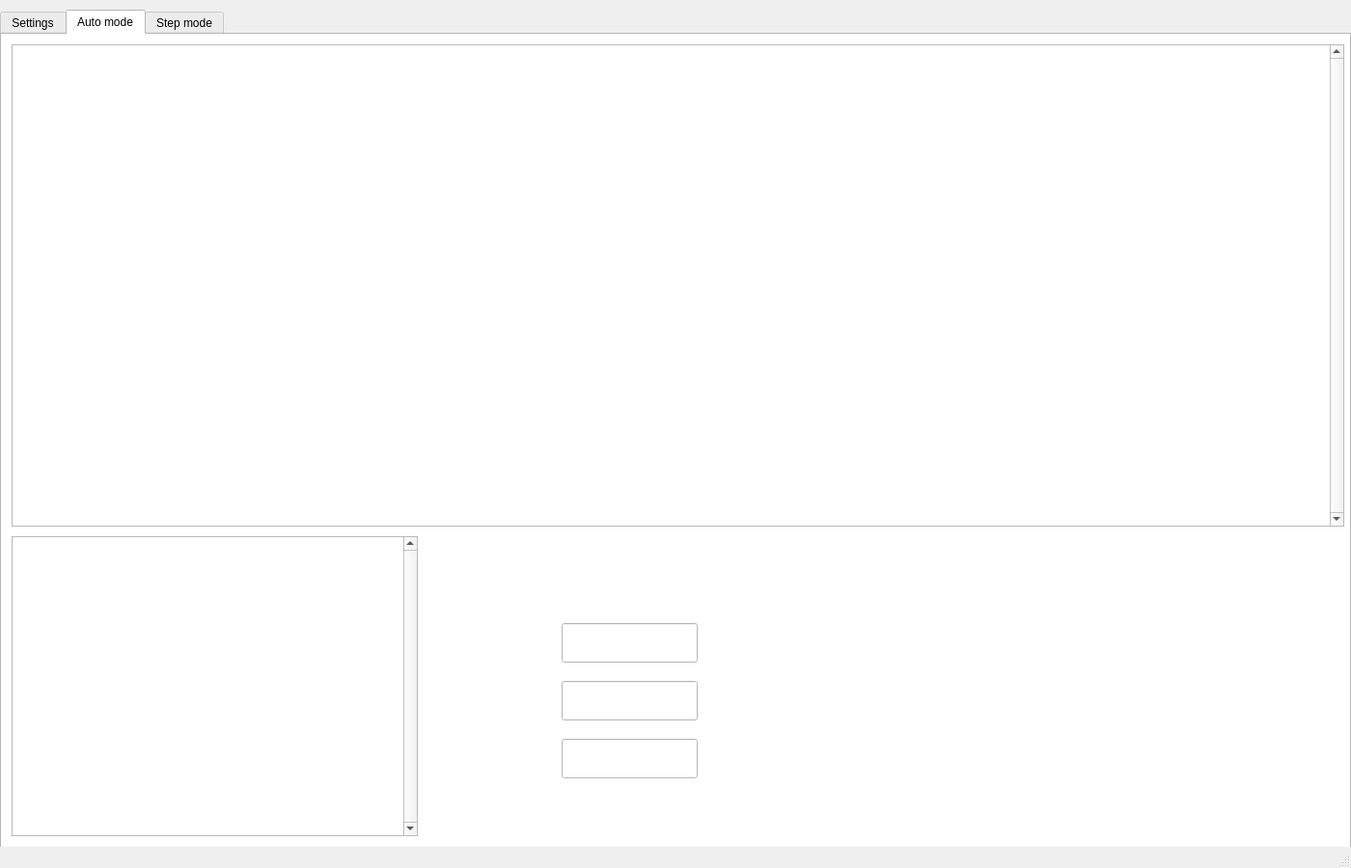
<?xml version="1.0" encoding="UTF-8"?>
<ui version="4.0">
 <class>MainWindow</class>
 <widget class="QMainWindow" name="MainWindow">
  <property name="geometry">
   <rect>
    <x>0</x>
    <y>0</y>
    <width>1400</width>
    <height>900</height>
   </rect>
  </property>
  <property name="windowTitle">
   <string>MainWindow</string>
  </property>
  <widget class="QWidget" name="centralwidget">
   <widget class="QTabWidget" name="tabWidget">
    <property name="geometry">
     <rect>
      <x>0</x>
      <y>10</y>
      <width>1400</width>
      <height>900</height>
     </rect>
    </property>
    <property name="maximumSize">
     <size>
      <width>16777215</width>
      <height>16777215</height>
     </size>
    </property>
    <property name="palette">
     <palette>
      <active>
       <colorrole role="WindowText">
        <brush brushstyle="SolidPattern">
         <color alpha="255">
          <red>0</red>
          <green>0</green>
          <blue>0</blue>
         </color>
        </brush>
       </colorrole>
       <colorrole role="Button">
        <brush brushstyle="SolidPattern">
         <color alpha="255">
          <red>255</red>
          <green>255</green>
          <blue>255</blue>
         </color>
        </brush>
       </colorrole>
       <colorrole role="Light">
        <brush brushstyle="SolidPattern">
         <color alpha="255">
          <red>255</red>
          <green>255</green>
          <blue>255</blue>
         </color>
        </brush>
       </colorrole>
       <colorrole role="Midlight">
        <brush brushstyle="SolidPattern">
         <color alpha="255">
          <red>255</red>
          <green>255</green>
          <blue>255</blue>
         </color>
        </brush>
       </colorrole>
       <colorrole role="Dark">
        <brush brushstyle="SolidPattern">
         <color alpha="255">
          <red>127</red>
          <green>127</green>
          <blue>127</blue>
         </color>
        </brush>
       </colorrole>
       <colorrole role="Mid">
        <brush brushstyle="SolidPattern">
         <color alpha="255">
          <red>170</red>
          <green>170</green>
          <blue>170</blue>
         </color>
        </brush>
       </colorrole>
       <colorrole role="Text">
        <brush brushstyle="SolidPattern">
         <color alpha="255">
          <red>0</red>
          <green>0</green>
          <blue>0</blue>
         </color>
        </brush>
       </colorrole>
       <colorrole role="BrightText">
        <brush brushstyle="SolidPattern">
         <color alpha="255">
          <red>255</red>
          <green>255</green>
          <blue>255</blue>
         </color>
        </brush>
       </colorrole>
       <colorrole role="ButtonText">
        <brush brushstyle="SolidPattern">
         <color alpha="255">
          <red>0</red>
          <green>0</green>
          <blue>0</blue>
         </color>
        </brush>
       </colorrole>
       <colorrole role="Base">
        <brush brushstyle="SolidPattern">
         <color alpha="255">
          <red>255</red>
          <green>255</green>
          <blue>255</blue>
         </color>
        </brush>
       </colorrole>
       <colorrole role="Window">
        <brush brushstyle="SolidPattern">
         <color alpha="255">
          <red>255</red>
          <green>255</green>
          <blue>255</blue>
         </color>
        </brush>
       </colorrole>
       <colorrole role="Shadow">
        <brush brushstyle="SolidPattern">
         <color alpha="255">
          <red>0</red>
          <green>0</green>
          <blue>0</blue>
         </color>
        </brush>
       </colorrole>
       <colorrole role="AlternateBase">
        <brush brushstyle="SolidPattern">
         <color alpha="255">
          <red>255</red>
          <green>255</green>
          <blue>255</blue>
         </color>
        </brush>
       </colorrole>
       <colorrole role="ToolTipBase">
        <brush brushstyle="SolidPattern">
         <color alpha="255">
          <red>255</red>
          <green>255</green>
          <blue>220</blue>
         </color>
        </brush>
       </colorrole>
       <colorrole role="ToolTipText">
        <brush brushstyle="SolidPattern">
         <color alpha="255">
          <red>0</red>
          <green>0</green>
          <blue>0</blue>
         </color>
        </brush>
       </colorrole>
       <colorrole role="PlaceholderText">
        <brush brushstyle="SolidPattern">
         <color alpha="128">
          <red>0</red>
          <green>0</green>
          <blue>0</blue>
         </color>
        </brush>
       </colorrole>
      </active>
      <inactive>
       <colorrole role="WindowText">
        <brush brushstyle="SolidPattern">
         <color alpha="255">
          <red>0</red>
          <green>0</green>
          <blue>0</blue>
         </color>
        </brush>
       </colorrole>
       <colorrole role="Button">
        <brush brushstyle="SolidPattern">
         <color alpha="255">
          <red>255</red>
          <green>255</green>
          <blue>255</blue>
         </color>
        </brush>
       </colorrole>
       <colorrole role="Light">
        <brush brushstyle="SolidPattern">
         <color alpha="255">
          <red>255</red>
          <green>255</green>
          <blue>255</blue>
         </color>
        </brush>
       </colorrole>
       <colorrole role="Midlight">
        <brush brushstyle="SolidPattern">
         <color alpha="255">
          <red>255</red>
          <green>255</green>
          <blue>255</blue>
         </color>
        </brush>
       </colorrole>
       <colorrole role="Dark">
        <brush brushstyle="SolidPattern">
         <color alpha="255">
          <red>127</red>
          <green>127</green>
          <blue>127</blue>
         </color>
        </brush>
       </colorrole>
       <colorrole role="Mid">
        <brush brushstyle="SolidPattern">
         <color alpha="255">
          <red>170</red>
          <green>170</green>
          <blue>170</blue>
         </color>
        </brush>
       </colorrole>
       <colorrole role="Text">
        <brush brushstyle="SolidPattern">
         <color alpha="255">
          <red>0</red>
          <green>0</green>
          <blue>0</blue>
         </color>
        </brush>
       </colorrole>
       <colorrole role="BrightText">
        <brush brushstyle="SolidPattern">
         <color alpha="255">
          <red>255</red>
          <green>255</green>
          <blue>255</blue>
         </color>
        </brush>
       </colorrole>
       <colorrole role="ButtonText">
        <brush brushstyle="SolidPattern">
         <color alpha="255">
          <red>0</red>
          <green>0</green>
          <blue>0</blue>
         </color>
        </brush>
       </colorrole>
       <colorrole role="Base">
        <brush brushstyle="SolidPattern">
         <color alpha="255">
          <red>255</red>
          <green>255</green>
          <blue>255</blue>
         </color>
        </brush>
       </colorrole>
       <colorrole role="Window">
        <brush brushstyle="SolidPattern">
         <color alpha="255">
          <red>255</red>
          <green>255</green>
          <blue>255</blue>
         </color>
        </brush>
       </colorrole>
       <colorrole role="Shadow">
        <brush brushstyle="SolidPattern">
         <color alpha="255">
          <red>0</red>
          <green>0</green>
          <blue>0</blue>
         </color>
        </brush>
       </colorrole>
       <colorrole role="AlternateBase">
        <brush brushstyle="SolidPattern">
         <color alpha="255">
          <red>255</red>
          <green>255</green>
          <blue>255</blue>
         </color>
        </brush>
       </colorrole>
       <colorrole role="ToolTipBase">
        <brush brushstyle="SolidPattern">
         <color alpha="255">
          <red>255</red>
          <green>255</green>
          <blue>220</blue>
         </color>
        </brush>
       </colorrole>
       <colorrole role="ToolTipText">
        <brush brushstyle="SolidPattern">
         <color alpha="255">
          <red>0</red>
          <green>0</green>
          <blue>0</blue>
         </color>
        </brush>
       </colorrole>
       <colorrole role="PlaceholderText">
        <brush brushstyle="SolidPattern">
         <color alpha="128">
          <red>0</red>
          <green>0</green>
          <blue>0</blue>
         </color>
        </brush>
       </colorrole>
      </inactive>
      <disabled>
       <colorrole role="WindowText">
        <brush brushstyle="SolidPattern">
         <color alpha="255">
          <red>127</red>
          <green>127</green>
          <blue>127</blue>
         </color>
        </brush>
       </colorrole>
       <colorrole role="Button">
        <brush brushstyle="SolidPattern">
         <color alpha="255">
          <red>255</red>
          <green>255</green>
          <blue>255</blue>
         </color>
        </brush>
       </colorrole>
       <colorrole role="Light">
        <brush brushstyle="SolidPattern">
         <color alpha="255">
          <red>255</red>
          <green>255</green>
          <blue>255</blue>
         </color>
        </brush>
       </colorrole>
       <colorrole role="Midlight">
        <brush brushstyle="SolidPattern">
         <color alpha="255">
          <red>255</red>
          <green>255</green>
          <blue>255</blue>
         </color>
        </brush>
       </colorrole>
       <colorrole role="Dark">
        <brush brushstyle="SolidPattern">
         <color alpha="255">
          <red>127</red>
          <green>127</green>
          <blue>127</blue>
         </color>
        </brush>
       </colorrole>
       <colorrole role="Mid">
        <brush brushstyle="SolidPattern">
         <color alpha="255">
          <red>170</red>
          <green>170</green>
          <blue>170</blue>
         </color>
        </brush>
       </colorrole>
       <colorrole role="Text">
        <brush brushstyle="SolidPattern">
         <color alpha="255">
          <red>127</red>
          <green>127</green>
          <blue>127</blue>
         </color>
        </brush>
       </colorrole>
       <colorrole role="BrightText">
        <brush brushstyle="SolidPattern">
         <color alpha="255">
          <red>255</red>
          <green>255</green>
          <blue>255</blue>
         </color>
        </brush>
       </colorrole>
       <colorrole role="ButtonText">
        <brush brushstyle="SolidPattern">
         <color alpha="255">
          <red>127</red>
          <green>127</green>
          <blue>127</blue>
         </color>
        </brush>
       </colorrole>
       <colorrole role="Base">
        <brush brushstyle="SolidPattern">
         <color alpha="255">
          <red>255</red>
          <green>255</green>
          <blue>255</blue>
         </color>
        </brush>
       </colorrole>
       <colorrole role="Window">
        <brush brushstyle="SolidPattern">
         <color alpha="255">
          <red>255</red>
          <green>255</green>
          <blue>255</blue>
         </color>
        </brush>
       </colorrole>
       <colorrole role="Shadow">
        <brush brushstyle="SolidPattern">
         <color alpha="255">
          <red>0</red>
          <green>0</green>
          <blue>0</blue>
         </color>
        </brush>
       </colorrole>
       <colorrole role="AlternateBase">
        <brush brushstyle="SolidPattern">
         <color alpha="255">
          <red>255</red>
          <green>255</green>
          <blue>255</blue>
         </color>
        </brush>
       </colorrole>
       <colorrole role="ToolTipBase">
        <brush brushstyle="SolidPattern">
         <color alpha="255">
          <red>255</red>
          <green>255</green>
          <blue>220</blue>
         </color>
        </brush>
       </colorrole>
       <colorrole role="ToolTipText">
        <brush brushstyle="SolidPattern">
         <color alpha="255">
          <red>0</red>
          <green>0</green>
          <blue>0</blue>
         </color>
        </brush>
       </colorrole>
       <colorrole role="PlaceholderText">
        <brush brushstyle="SolidPattern">
         <color alpha="128">
          <red>0</red>
          <green>0</green>
          <blue>0</blue>
         </color>
        </brush>
       </colorrole>
      </disabled>
     </palette>
    </property>
    <property name="currentIndex">
     <number>1</number>
    </property>
    <widget class="QWidget" name="tab">
     <attribute name="title">
      <string>Settings</string>
     </attribute>
     <widget class="QLineEdit" name="requestQuantity">
      <property name="geometry">
       <rect>
        <x>540</x>
        <y>30</y>
        <width>121</width>
        <height>31</height>
       </rect>
      </property>
      <property name="sizePolicy">
       <sizepolicy hsizetype="Expanding" vsizetype="Expanding">
        <horstretch>0</horstretch>
        <verstretch>0</verstretch>
       </sizepolicy>
      </property>
      <property name="font">
       <font>
        <pointsize>11</pointsize>
       </font>
      </property>
      <property name="styleSheet">
       <string notr="true">background-color: rgb(255, 255, 255);</string>
      </property>
      <property name="text">
       <string>Requests</string>
      </property>
      <property name="readOnly">
       <bool>true</bool>
      </property>
     </widget>
     <widget class="QLineEdit" name="sourseQuantity">
      <property name="geometry">
       <rect>
        <x>540</x>
        <y>90</y>
        <width>121</width>
        <height>31</height>
       </rect>
      </property>
      <property name="sizePolicy">
       <sizepolicy hsizetype="Expanding" vsizetype="Expanding">
        <horstretch>0</horstretch>
        <verstretch>0</verstretch>
       </sizepolicy>
      </property>
      <property name="font">
       <font>
        <pointsize>11</pointsize>
       </font>
      </property>
      <property name="styleSheet">
       <string notr="true">background-color: rgb(255, 255, 255);</string>
      </property>
      <property name="text">
       <string>Sources</string>
      </property>
      <property name="readOnly">
       <bool>true</bool>
      </property>
     </widget>
     <widget class="QLineEdit" name="bufferSize_1">
      <property name="geometry">
       <rect>
        <x>540</x>
        <y>150</y>
        <width>121</width>
        <height>31</height>
       </rect>
      </property>
      <property name="sizePolicy">
       <sizepolicy hsizetype="Expanding" vsizetype="Expanding">
        <horstretch>0</horstretch>
        <verstretch>0</verstretch>
       </sizepolicy>
      </property>
      <property name="font">
       <font>
        <pointsize>11</pointsize>
       </font>
      </property>
      <property name="styleSheet">
       <string notr="true">background-color: rgb(255, 255, 255);</string>
      </property>
      <property name="text">
       <string>Buffer size</string>
      </property>
      <property name="readOnly">
       <bool>true</bool>
      </property>
     </widget>
     <widget class="QLineEdit" name="deviceQuantity">
      <property name="geometry">
       <rect>
        <x>540</x>
        <y>210</y>
        <width>121</width>
        <height>31</height>
       </rect>
      </property>
      <property name="sizePolicy">
       <sizepolicy hsizetype="Expanding" vsizetype="Expanding">
        <horstretch>0</horstretch>
        <verstretch>0</verstretch>
       </sizepolicy>
      </property>
      <property name="font">
       <font>
        <pointsize>11</pointsize>
       </font>
      </property>
      <property name="styleSheet">
       <string notr="true">background-color: rgb(255, 255, 255);</string>
      </property>
      <property name="text">
       <string>Devices</string>
      </property>
      <property name="readOnly">
       <bool>true</bool>
      </property>
     </widget>
     <widget class="QLineEdit" name="lambdaT">
      <property name="geometry">
       <rect>
        <x>540</x>
        <y>270</y>
        <width>121</width>
        <height>31</height>
       </rect>
      </property>
      <property name="font">
       <font>
        <pointsize>11</pointsize>
        <weight>50</weight>
        <bold>false</bold>
       </font>
      </property>
      <property name="styleSheet">
       <string notr="true">background-color: rgb(255, 255, 255);</string>
      </property>
      <property name="text">
       <string>Lambda</string>
      </property>
      <property name="alignment">
       <set>Qt::AlignLeading|Qt::AlignLeft|Qt::AlignVCenter</set>
      </property>
      <property name="readOnly">
       <bool>true</bool>
      </property>
     </widget>
     <widget class="QLineEdit" name="ABT">
      <property name="geometry">
       <rect>
        <x>540</x>
        <y>330</y>
        <width>121</width>
        <height>31</height>
       </rect>
      </property>
      <property name="font">
       <font>
        <pointsize>11</pointsize>
        <weight>50</weight>
        <bold>false</bold>
       </font>
      </property>
      <property name="styleSheet">
       <string notr="true">background-color: rgb(255, 255, 255);</string>
      </property>
      <property name="text">
       <string>Alpha</string>
      </property>
      <property name="alignment">
       <set>Qt::AlignLeading|Qt::AlignLeft|Qt::AlignVCenter</set>
      </property>
      <property name="readOnly">
       <bool>true</bool>
      </property>
     </widget>
     <widget class="QLineEdit" name="ABT_2">
      <property name="geometry">
       <rect>
        <x>540</x>
        <y>390</y>
        <width>121</width>
        <height>31</height>
       </rect>
      </property>
      <property name="font">
       <font>
        <pointsize>11</pointsize>
        <weight>50</weight>
        <bold>false</bold>
       </font>
      </property>
      <property name="styleSheet">
       <string notr="true">background-color: rgb(255, 255, 255);</string>
      </property>
      <property name="text">
       <string>Beta</string>
      </property>
      <property name="alignment">
       <set>Qt::AlignLeading|Qt::AlignLeft|Qt::AlignVCenter</set>
      </property>
      <property name="readOnly">
       <bool>true</bool>
      </property>
     </widget>
     <widget class="QLineEdit" name="requestAmount">
      <property name="geometry">
       <rect>
        <x>720</x>
        <y>30</y>
        <width>89</width>
        <height>31</height>
       </rect>
      </property>
      <property name="sizePolicy">
       <sizepolicy hsizetype="Expanding" vsizetype="Expanding">
        <horstretch>0</horstretch>
        <verstretch>0</verstretch>
       </sizepolicy>
      </property>
      <property name="font">
       <font>
        <pointsize>11</pointsize>
        <weight>50</weight>
        <bold>false</bold>
       </font>
      </property>
      <property name="styleSheet">
       <string notr="true">background-color: rgb(255, 255, 255);</string>
      </property>
      <property name="text">
       <string>700</string>
      </property>
      <property name="alignment">
       <set>Qt::AlignCenter</set>
      </property>
     </widget>
     <widget class="QLineEdit" name="sourceAmount">
      <property name="geometry">
       <rect>
        <x>720</x>
        <y>90</y>
        <width>89</width>
        <height>31</height>
       </rect>
      </property>
      <property name="sizePolicy">
       <sizepolicy hsizetype="Expanding" vsizetype="Expanding">
        <horstretch>0</horstretch>
        <verstretch>0</verstretch>
       </sizepolicy>
      </property>
      <property name="font">
       <font>
        <pointsize>11</pointsize>
        <weight>50</weight>
        <bold>false</bold>
       </font>
      </property>
      <property name="styleSheet">
       <string notr="true">background-color: rgb(255, 255, 255);</string>
      </property>
      <property name="text">
       <string>5</string>
      </property>
      <property name="alignment">
       <set>Qt::AlignCenter</set>
      </property>
     </widget>
     <widget class="QLineEdit" name="bufferSize">
      <property name="geometry">
       <rect>
        <x>720</x>
        <y>150</y>
        <width>89</width>
        <height>31</height>
       </rect>
      </property>
      <property name="sizePolicy">
       <sizepolicy hsizetype="Expanding" vsizetype="Expanding">
        <horstretch>0</horstretch>
        <verstretch>0</verstretch>
       </sizepolicy>
      </property>
      <property name="font">
       <font>
        <pointsize>11</pointsize>
        <weight>50</weight>
        <bold>false</bold>
       </font>
      </property>
      <property name="styleSheet">
       <string notr="true">background-color: rgb(255, 255, 255);</string>
      </property>
      <property name="text">
       <string>5</string>
      </property>
      <property name="alignment">
       <set>Qt::AlignCenter</set>
      </property>
     </widget>
     <widget class="QLineEdit" name="deviceAmount">
      <property name="geometry">
       <rect>
        <x>720</x>
        <y>210</y>
        <width>89</width>
        <height>31</height>
       </rect>
      </property>
      <property name="sizePolicy">
       <sizepolicy hsizetype="Expanding" vsizetype="Expanding">
        <horstretch>0</horstretch>
        <verstretch>0</verstretch>
       </sizepolicy>
      </property>
      <property name="font">
       <font>
        <pointsize>11</pointsize>
        <weight>50</weight>
        <bold>false</bold>
       </font>
      </property>
      <property name="styleSheet">
       <string notr="true">background-color: rgb(255, 255, 255);</string>
      </property>
      <property name="text">
       <string>5</string>
      </property>
      <property name="alignment">
       <set>Qt::AlignCenter</set>
      </property>
     </widget>
     <widget class="QLineEdit" name="lambda">
      <property name="geometry">
       <rect>
        <x>720</x>
        <y>270</y>
        <width>91</width>
        <height>31</height>
       </rect>
      </property>
      <property name="sizePolicy">
       <sizepolicy hsizetype="Expanding" vsizetype="Expanding">
        <horstretch>0</horstretch>
        <verstretch>0</verstretch>
       </sizepolicy>
      </property>
      <property name="font">
       <font>
        <pointsize>11</pointsize>
        <weight>50</weight>
        <bold>false</bold>
       </font>
      </property>
      <property name="styleSheet">
       <string notr="true">background-color: rgb(255, 255, 255);</string>
      </property>
      <property name="text">
       <string>1.2</string>
      </property>
      <property name="alignment">
       <set>Qt::AlignCenter</set>
      </property>
     </widget>
     <widget class="QLineEdit" name="alpha">
      <property name="geometry">
       <rect>
        <x>720</x>
        <y>330</y>
        <width>91</width>
        <height>31</height>
       </rect>
      </property>
      <property name="sizePolicy">
       <sizepolicy hsizetype="Expanding" vsizetype="Expanding">
        <horstretch>0</horstretch>
        <verstretch>0</verstretch>
       </sizepolicy>
      </property>
      <property name="font">
       <font>
        <pointsize>11</pointsize>
        <weight>50</weight>
        <bold>false</bold>
       </font>
      </property>
      <property name="styleSheet">
       <string notr="true">background-color: rgb(255, 255, 255);</string>
      </property>
      <property name="text">
       <string>0.5</string>
      </property>
      <property name="alignment">
       <set>Qt::AlignCenter</set>
      </property>
     </widget>
     <widget class="QLineEdit" name="beta">
      <property name="geometry">
       <rect>
        <x>720</x>
        <y>390</y>
        <width>89</width>
        <height>31</height>
       </rect>
      </property>
      <property name="sizePolicy">
       <sizepolicy hsizetype="Expanding" vsizetype="Expanding">
        <horstretch>0</horstretch>
        <verstretch>0</verstretch>
       </sizepolicy>
      </property>
      <property name="font">
       <font>
        <pointsize>11</pointsize>
        <weight>50</weight>
        <bold>false</bold>
       </font>
      </property>
      <property name="styleSheet">
       <string notr="true">background-color: rgb(255, 255, 255);</string>
      </property>
      <property name="text">
       <string>0.9</string>
      </property>
      <property name="alignment">
       <set>Qt::AlignCenter</set>
      </property>
     </widget>
     <widget class="QPushButton" name="autoModeButton">
      <property name="geometry">
       <rect>
        <x>720</x>
        <y>480</y>
        <width>211</width>
        <height>51</height>
       </rect>
      </property>
      <property name="font">
       <font>
        <pointsize>12</pointsize>
        <weight>50</weight>
        <bold>false</bold>
       </font>
      </property>
      <property name="autoFillBackground">
       <bool>false</bool>
      </property>
      <property name="styleSheet">
       <string notr="true">background-color: rgb(225, 225, 225);</string>
      </property>
      <property name="text">
       <string>AUTO MODE</string>
      </property>
      <property name="autoDefault">
       <bool>false</bool>
      </property>
      <property name="flat">
       <bool>false</bool>
      </property>
     </widget>
     <widget class="QPushButton" name="stepModeButton">
      <property name="geometry">
       <rect>
        <x>450</x>
        <y>480</y>
        <width>211</width>
        <height>51</height>
       </rect>
      </property>
      <property name="font">
       <font>
        <pointsize>12</pointsize>
        <weight>50</weight>
        <bold>false</bold>
       </font>
      </property>
      <property name="autoFillBackground">
       <bool>false</bool>
      </property>
      <property name="styleSheet">
       <string notr="true">background-color: rgb(225, 225, 225);</string>
      </property>
      <property name="text">
       <string>STEP MODE</string>
      </property>
      <property name="autoDefault">
       <bool>false</bool>
      </property>
      <property name="flat">
       <bool>false</bool>
      </property>
     </widget>
    </widget>
    <widget class="QWidget" name="tab_2">
     <attribute name="title">
      <string>Auto mode</string>
     </attribute>
     <widget class="QTableWidget" name="tableWidget">
      <property name="enabled">
       <bool>true</bool>
      </property>
      <property name="geometry">
       <rect>
        <x>10</x>
        <y>10</y>
        <width>1381</width>
        <height>500</height>
       </rect>
      </property>
      <property name="styleSheet">
       <string notr="true">color: rgb(0, 0, 0);</string>
      </property>
      <property name="verticalScrollBarPolicy">
       <enum>Qt::ScrollBarAlwaysOn</enum>
      </property>
      <property name="horizontalScrollBarPolicy">
       <enum>Qt::ScrollBarAsNeeded</enum>
      </property>
      <property name="autoScroll">
       <bool>false</bool>
      </property>
      <property name="alternatingRowColors">
       <bool>false</bool>
      </property>
      <property name="textElideMode">
       <enum>Qt::ElideRight</enum>
      </property>
      <property name="verticalScrollMode">
       <enum>QAbstractItemView::ScrollPerItem</enum>
      </property>
      <attribute name="horizontalHeaderCascadingSectionResizes">
       <bool>true</bool>
      </attribute>
     </widget>
     <widget class="QTableWidget" name="tableWidget_2">
      <property name="geometry">
       <rect>
        <x>10</x>
        <y>520</y>
        <width>421</width>
        <height>311</height>
       </rect>
      </property>
      <property name="styleSheet">
       <string notr="true">color: rgb(0, 0, 0);</string>
      </property>
      <property name="verticalScrollBarPolicy">
       <enum>Qt::ScrollBarAlwaysOn</enum>
      </property>
      <property name="horizontalScrollBarPolicy">
       <enum>Qt::ScrollBarAsNeeded</enum>
      </property>
      <property name="autoScroll">
       <bool>false</bool>
      </property>
     </widget>
     <widget class="QLineEdit" name="AverageReject">
      <property name="geometry">
       <rect>
        <x>580</x>
        <y>610</y>
        <width>141</width>
        <height>41</height>
       </rect>
      </property>
     </widget>
     <widget class="QLineEdit" name="AverageReject_2">
      <property name="geometry">
       <rect>
        <x>580</x>
        <y>670</y>
        <width>141</width>
        <height>41</height>
       </rect>
      </property>
     </widget>
     <widget class="QLineEdit" name="AverageReject_3">
      <property name="geometry">
       <rect>
        <x>580</x>
        <y>730</y>
        <width>141</width>
        <height>41</height>
       </rect>
      </property>
     </widget>
    </widget>
    <widget class="QWidget" name="tab_3">
     <attribute name="title">
      <string>Step mode</string>
     </attribute>
     <widget class="QPushButton" name="backButton">
      <property name="geometry">
       <rect>
        <x>380</x>
        <y>10</y>
        <width>291</width>
        <height>31</height>
       </rect>
      </property>
      <property name="font">
       <font>
        <pointsize>11</pointsize>
        <weight>50</weight>
        <bold>false</bold>
       </font>
      </property>
      <property name="styleSheet">
       <string notr="true">background-color: rgb(225, 225, 225);</string>
      </property>
      <property name="text">
       <string>Back</string>
      </property>
     </widget>
     <widget class="QPushButton" name="nextButton">
      <property name="geometry">
       <rect>
        <x>730</x>
        <y>10</y>
        <width>291</width>
        <height>31</height>
       </rect>
      </property>
      <property name="font">
       <font>
        <pointsize>11</pointsize>
        <weight>50</weight>
        <bold>false</bold>
       </font>
      </property>
      <property name="styleSheet">
       <string notr="true">background-color: rgb(225, 225, 225);</string>
      </property>
      <property name="text">
       <string>Next</string>
      </property>
     </widget>
     <widget class="QLineEdit" name="enterStepText">
      <property name="geometry">
       <rect>
        <x>380</x>
        <y>60</y>
        <width>141</width>
        <height>31</height>
       </rect>
      </property>
      <property name="font">
       <font>
        <pointsize>11</pointsize>
        <weight>50</weight>
        <bold>false</bold>
        <kerning>true</kerning>
       </font>
      </property>
      <property name="styleSheet">
       <string notr="true">background-color: rgb(255, 255, 255);</string>
      </property>
      <property name="text">
       <string>Step</string>
      </property>
      <property name="readOnly">
       <bool>true</bool>
      </property>
     </widget>
     <widget class="QLineEdit" name="enterStep">
      <property name="geometry">
       <rect>
        <x>550</x>
        <y>60</y>
        <width>301</width>
        <height>31</height>
       </rect>
      </property>
      <property name="font">
       <font>
        <pointsize>12</pointsize>
        <weight>75</weight>
        <bold>true</bold>
       </font>
      </property>
      <property name="styleSheet">
       <string notr="true">background-color: rgb(255, 255, 255);</string>
      </property>
      <property name="alignment">
       <set>Qt::AlignCenter</set>
      </property>
     </widget>
     <widget class="QPushButton" name="goToStep">
      <property name="geometry">
       <rect>
        <x>880</x>
        <y>60</y>
        <width>141</width>
        <height>31</height>
       </rect>
      </property>
      <property name="font">
       <font>
        <pointsize>11</pointsize>
        <weight>50</weight>
        <bold>false</bold>
       </font>
      </property>
      <property name="styleSheet">
       <string notr="true">background-color: rgb(225, 225, 225);</string>
      </property>
      <property name="text">
       <string>Go</string>
      </property>
     </widget>
     <widget class="QLineEdit" name="timeValueText">
      <property name="geometry">
       <rect>
        <x>320</x>
        <y>210</y>
        <width>141</width>
        <height>31</height>
       </rect>
      </property>
      <property name="font">
       <font>
        <pointsize>11</pointsize>
        <weight>50</weight>
        <bold>false</bold>
       </font>
      </property>
      <property name="styleSheet">
       <string notr="true">background-color: rgb(255, 255, 255);</string>
      </property>
      <property name="text">
       <string>Time</string>
      </property>
      <property name="readOnly">
       <bool>true</bool>
      </property>
     </widget>
     <widget class="QLineEdit" name="timeValue">
      <property name="geometry">
       <rect>
        <x>490</x>
        <y>210</y>
        <width>201</width>
        <height>31</height>
       </rect>
      </property>
      <property name="font">
       <font>
        <pointsize>12</pointsize>
        <weight>75</weight>
        <bold>true</bold>
       </font>
      </property>
      <property name="styleSheet">
       <string notr="true">background-color: rgb(255, 255, 255);</string>
      </property>
      <property name="alignment">
       <set>Qt::AlignCenter</set>
      </property>
      <property name="readOnly">
       <bool>true</bool>
      </property>
     </widget>
     <widget class="QLineEdit" name="currentStepText">
      <property name="geometry">
       <rect>
        <x>320</x>
        <y>110</y>
        <width>141</width>
        <height>31</height>
       </rect>
      </property>
      <property name="font">
       <font>
        <pointsize>11</pointsize>
        <weight>50</weight>
        <bold>false</bold>
       </font>
      </property>
      <property name="styleSheet">
       <string notr="true">background-color: rgb(255, 255, 255);</string>
      </property>
      <property name="text">
       <string>Current step</string>
      </property>
      <property name="readOnly">
       <bool>true</bool>
      </property>
     </widget>
     <widget class="QLineEdit" name="currentStep">
      <property name="geometry">
       <rect>
        <x>490</x>
        <y>110</y>
        <width>201</width>
        <height>31</height>
       </rect>
      </property>
      <property name="font">
       <font>
        <pointsize>12</pointsize>
        <weight>75</weight>
        <bold>true</bold>
       </font>
      </property>
      <property name="styleSheet">
       <string notr="true">background-color: rgb(255, 255, 255);</string>
      </property>
      <property name="alignment">
       <set>Qt::AlignCenter</set>
      </property>
      <property name="readOnly">
       <bool>true</bool>
      </property>
     </widget>
     <widget class="QLineEdit" name="allSteps_">
      <property name="geometry">
       <rect>
        <x>710</x>
        <y>110</y>
        <width>141</width>
        <height>31</height>
       </rect>
      </property>
      <property name="font">
       <font>
        <pointsize>11</pointsize>
        <weight>50</weight>
        <bold>false</bold>
       </font>
      </property>
      <property name="styleSheet">
       <string notr="true">background-color: rgb(255, 255, 255);</string>
      </property>
      <property name="text">
       <string>All steps</string>
      </property>
      <property name="readOnly">
       <bool>true</bool>
      </property>
     </widget>
     <widget class="QLineEdit" name="allSteps">
      <property name="geometry">
       <rect>
        <x>880</x>
        <y>110</y>
        <width>201</width>
        <height>31</height>
       </rect>
      </property>
      <property name="font">
       <font>
        <pointsize>12</pointsize>
        <weight>75</weight>
        <bold>true</bold>
       </font>
      </property>
      <property name="styleSheet">
       <string notr="true">background-color: rgb(255, 255, 255);</string>
      </property>
      <property name="alignment">
       <set>Qt::AlignCenter</set>
      </property>
      <property name="readOnly">
       <bool>true</bool>
      </property>
     </widget>
     <widget class="QLineEdit" name="stepText">
      <property name="geometry">
       <rect>
        <x>320</x>
        <y>160</y>
        <width>761</width>
        <height>31</height>
       </rect>
      </property>
      <property name="font">
       <font>
        <pointsize>12</pointsize>
        <weight>75</weight>
        <bold>true</bold>
       </font>
      </property>
      <property name="styleSheet">
       <string notr="true">background-color: rgb(255, 255, 255);</string>
      </property>
      <property name="alignment">
       <set>Qt::AlignCenter</set>
      </property>
      <property name="readOnly">
       <bool>true</bool>
      </property>
     </widget>
     <widget class="QTableWidget" name="bufferStateTable">
      <property name="geometry">
       <rect>
        <x>280</x>
        <y>320</y>
        <width>441</width>
        <height>501</height>
       </rect>
      </property>
      <property name="styleSheet">
       <string notr="true"/>
      </property>
     </widget>
     <widget class="QTableWidget" name="deviceStateTable">
      <property name="geometry">
       <rect>
        <x>990</x>
        <y>320</y>
        <width>391</width>
        <height>501</height>
       </rect>
      </property>
      <property name="styleSheet">
       <string notr="true"/>
      </property>
     </widget>
     <widget class="QTableWidget" name="sourceStateTable">
      <property name="geometry">
       <rect>
        <x>20</x>
        <y>320</y>
        <width>241</width>
        <height>501</height>
       </rect>
      </property>
     </widget>
     <widget class="QLineEdit" name="rejected">
      <property name="geometry">
       <rect>
        <x>320</x>
        <y>260</y>
        <width>141</width>
        <height>31</height>
       </rect>
      </property>
      <property name="font">
       <font>
        <pointsize>11</pointsize>
       </font>
      </property>
      <property name="text">
       <string>Rejected</string>
      </property>
     </widget>
     <widget class="QLineEdit" name="enterRejected">
      <property name="geometry">
       <rect>
        <x>490</x>
        <y>260</y>
        <width>201</width>
        <height>31</height>
       </rect>
      </property>
      <property name="font">
       <font>
        <pointsize>12</pointsize>
        <weight>75</weight>
        <bold>true</bold>
       </font>
      </property>
      <property name="alignment">
       <set>Qt::AlignCenter</set>
      </property>
     </widget>
     <widget class="QLineEdit" name="processed">
      <property name="geometry">
       <rect>
        <x>710</x>
        <y>260</y>
        <width>141</width>
        <height>31</height>
       </rect>
      </property>
      <property name="font">
       <font>
        <pointsize>11</pointsize>
       </font>
      </property>
      <property name="text">
       <string>Processed</string>
      </property>
     </widget>
     <widget class="QLineEdit" name="enterProcessed">
      <property name="geometry">
       <rect>
        <x>880</x>
        <y>260</y>
        <width>201</width>
        <height>31</height>
       </rect>
      </property>
      <property name="font">
       <font>
        <pointsize>12</pointsize>
        <weight>75</weight>
        <bold>true</bold>
       </font>
      </property>
      <property name="alignment">
       <set>Qt::AlignCenter</set>
      </property>
     </widget>
     <widget class="QLineEdit" name="devicePointer">
      <property name="geometry">
       <rect>
        <x>880</x>
        <y>210</y>
        <width>201</width>
        <height>31</height>
       </rect>
      </property>
      <property name="font">
       <font>
        <pointsize>12</pointsize>
        <weight>75</weight>
        <bold>true</bold>
       </font>
      </property>
      <property name="alignment">
       <set>Qt::AlignCenter</set>
      </property>
     </widget>
     <widget class="QLineEdit" name="lineEdit">
      <property name="geometry">
       <rect>
        <x>710</x>
        <y>210</y>
        <width>141</width>
        <height>31</height>
       </rect>
      </property>
      <property name="font">
       <font>
        <pointsize>11</pointsize>
       </font>
      </property>
      <property name="text">
       <string>Pointer</string>
      </property>
     </widget>
     <widget class="QTableWidget" name="packageStateVector">
      <property name="geometry">
       <rect>
        <x>740</x>
        <y>320</y>
        <width>231</width>
        <height>501</height>
       </rect>
      </property>
     </widget>
    </widget>
   </widget>
  </widget>
  <widget class="QMenuBar" name="menubar">
   <property name="geometry">
    <rect>
     <x>0</x>
     <y>0</y>
     <width>1400</width>
     <height>21</height>
    </rect>
   </property>
  </widget>
  <widget class="QStatusBar" name="statusbar"/>
 </widget>
 <resources/>
 <connections/>
</ui>
